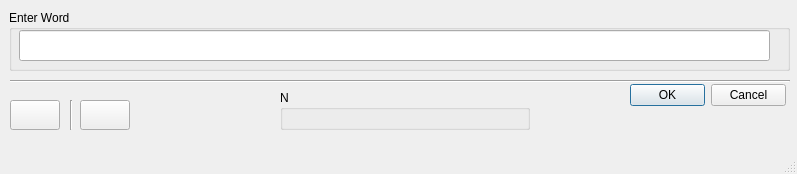
<?xml version="1.0" encoding="UTF-8"?>
<ui version="4.0">
 <class>MainWindow</class>
 <widget class="QMainWindow" name="MainWindow">
  <property name="geometry">
   <rect>
    <x>0</x>
    <y>0</y>
    <width>797</width>
    <height>174</height>
   </rect>
  </property>
  <property name="windowTitle">
   <string>MainWindow</string>
  </property>
  <widget class="QWidget" name="centralwidget">
   <widget class="QGroupBox" name="groupBox">
    <property name="geometry">
     <rect>
      <x>9</x>
      <y>10</y>
      <width>781</width>
      <height>61</height>
     </rect>
    </property>
    <property name="title">
     <string>Enter Word</string>
    </property>
    <widget class="QLineEdit" name="lineEdit">
     <property name="geometry">
      <rect>
       <x>10</x>
       <y>20</y>
       <width>751</width>
       <height>31</height>
      </rect>
     </property>
    </widget>
   </widget>
   <widget class="QDialogButtonBox" name="buttonBox">
    <property name="geometry">
     <rect>
      <x>630</x>
      <y>80</y>
      <width>156</width>
      <height>31</height>
     </rect>
    </property>
    <property name="standardButtons">
     <set>QDialogButtonBox::Cancel|QDialogButtonBox::Ok</set>
    </property>
   </widget>
   <widget class="Line" name="line">
    <property name="geometry">
     <rect>
      <x>10</x>
      <y>80</y>
      <width>780</width>
      <height>3</height>
     </rect>
    </property>
    <property name="orientation">
     <enum>Qt::Horizontal</enum>
    </property>
   </widget>
   <widget class="QGroupBox" name="groupBox_8">
    <property name="geometry">
     <rect>
      <x>280</x>
      <y>90</y>
      <width>250</width>
      <height>40</height>
     </rect>
    </property>
    <property name="title">
     <string>N</string>
    </property>
    <widget class="QLabel" name="label_5">
     <property name="geometry">
      <rect>
       <x>20</x>
       <y>10</y>
       <width>220</width>
       <height>30</height>
      </rect>
     </property>
     <property name="text">
      <string/>
     </property>
    </widget>
   </widget>
   <widget class="Line" name="line_3">
    <property name="geometry">
     <rect>
      <x>70</x>
      <y>100</y>
      <width>3</width>
      <height>30</height>
     </rect>
    </property>
    <property name="orientation">
     <enum>Qt::Vertical</enum>
    </property>
   </widget>
   <widget class="QPushButton" name="MoreButton">
    <property name="geometry">
     <rect>
      <x>80</x>
      <y>100</y>
      <width>50</width>
      <height>30</height>
     </rect>
    </property>
    <property name="styleSheet">
     <string notr="true">font: 75 10pt &quot;MS Shell Dlg 2&quot;;
color: rgb(0, 0, 255);</string>
    </property>
    <property name="text">
     <string/>
    </property>
    <property name="icon">
     <iconset resource="MoreInfoIcon.qrc">
      <normaloff>:/Images/MoreInfo.png</normaloff>:/Images/MoreInfo.png</iconset>
    </property>
    <property name="iconSize">
     <size>
      <width>25</width>
      <height>25</height>
     </size>
    </property>
   </widget>
   <widget class="QPushButton" name="HelpButton">
    <property name="geometry">
     <rect>
      <x>10</x>
      <y>100</y>
      <width>50</width>
      <height>30</height>
     </rect>
    </property>
    <property name="styleSheet">
     <string notr="true">font: 75 11pt &quot;MS Shell Dlg 2&quot;;
color: rgb(85, 0, 127);</string>
    </property>
    <property name="text">
     <string/>
    </property>
    <property name="icon">
     <iconset resource="HelpIcon.qrc">
      <normaloff>:/Images/Help.png</normaloff>:/Images/Help.png</iconset>
    </property>
    <property name="iconSize">
     <size>
      <width>44</width>
      <height>26</height>
     </size>
    </property>
   </widget>
  </widget>
  <widget class="QMenuBar" name="menubar">
   <property name="geometry">
    <rect>
     <x>0</x>
     <y>0</y>
     <width>797</width>
     <height>21</height>
    </rect>
   </property>
  </widget>
  <widget class="QStatusBar" name="statusbar"/>
 </widget>
 <resources>
  <include location="MoreInfoIcon.qrc"/>
  <include location="HelpIcon.qrc"/>
 </resources>
 <connections/>
</ui>
